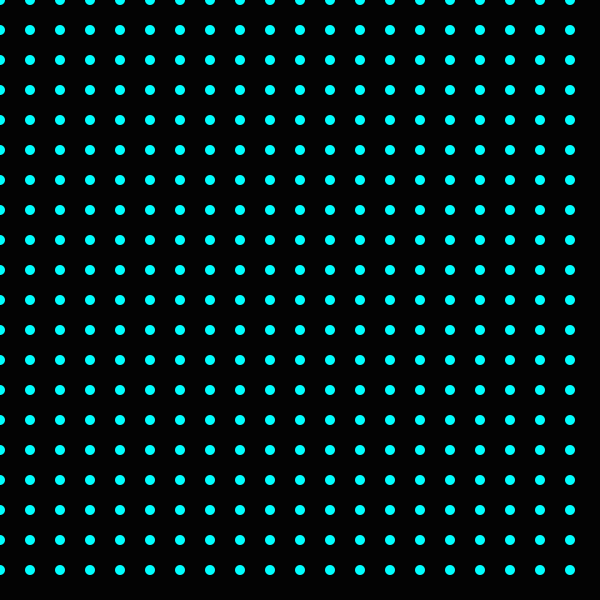
Frame 1 (no input)
Frame 60 (the mouse pressed at the canvas centre just before this capture): identical to frame 1, image omitted
Frame 120 (the mouse held since frame 60 and released just before this capture): identical to frame 1, image omitted

The Processing sketch that drew this single still picture (run headless with seeded random() and noise(); from frame 60 on, the mouse is pressed at the canvas centre):

// Processing sketch: processing_143660
// ── processing_143660.pde

void setup(){
  size(600,600);
  background(3,3,3);
  smooth();
 
  //noLoop();
}
void draw (){
  background(3,3,3);
  noStroke();
  noFill();
  
  for (int i = 0; i <width; i = i + 30) {
    for (int j = 0; j <height; j = j + 30) {
      fill(0,255,255,255);
      ellipse(i,j,10,10);
    }
  }
}
